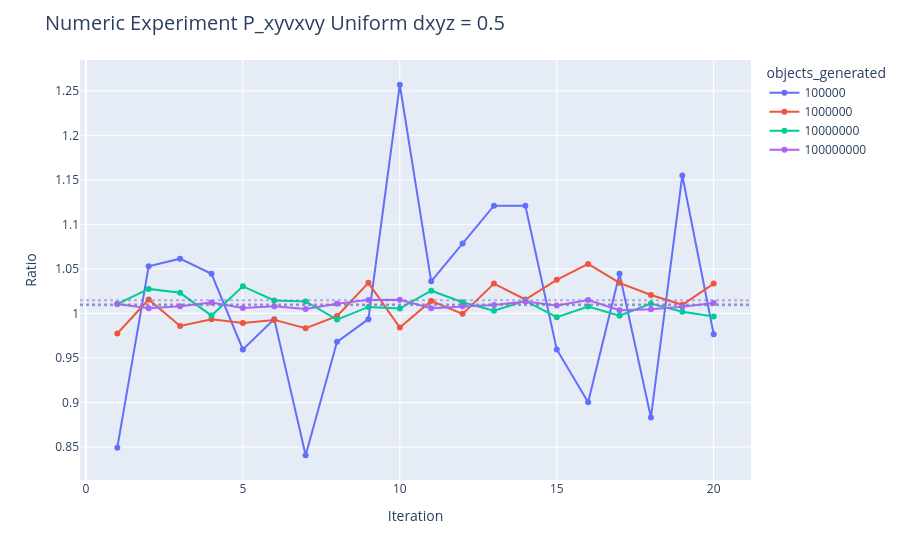

Write notebook code for a chart like this one.
### Code cell
df_uniform = df[df['transformation_type'] == 'uniform_aewM']

# Gráfico base
fig = px.line(
    df_uniform, 
    x=' iteration', 
    y='ratio', 
    color='objects_generated', 
    markers=True
)

# Obtener los colores del gráfico
color_map = {}
for trace in fig.data:
    # A veces trace.name no es exactamente igual al valor de la columna, por eso lo forzamos a string
    color_map[str(trace.name)] = trace.line.color

# Agregar línea horizontal del promedio para cada categoría
for category in df_uniform['objects_generated'].unique():
    color = color_map.get(str(category), 'gray')  # color por defecto si no se encuentra
    avg_value = df_uniform.loc[df_uniform['objects_generated'] == category, 'ratio'].mean()

    fig.add_hline(
        y=avg_value,
        line=dict(color=color, width=2, dash='dot'),
        opacity=0.5
    )

# Ajustes visuales
fig.update_layout(
    title=dict(text="Numeric Experiment P_xyvxvy Uniform dxyz = 0.5", font=dict(size=20)),
    yaxis_title="Ratio",
    xaxis_title="Iteration",
    showlegend=True
)

fig.show()

### Figure 1 — Plotly figure (JSON) as saved in the notebook; plotly's stock layout.template omitted (floating-point values rounded to 4 significant figures)
{"data": [{"hovertemplate": "objects_generated=100000<br> iteration=%{x}<br>ratio=%{y}<extra></extra>", "legendgroup": "100000", "line": {"color": "#636efa", "dash": "solid"}, "marker": {"symbol": "circle"}, "mode": "lines+markers", "name": "100000", "orientation": "v", "showlegend": true, "type": "scatter", "x": [1.0, 2.0, 3.0, 4.0, 5.0, 6.0, 7.0, 8.0, 9.0, 10.0, 11.0, 12.0, 13.0, 14.0, 15.0, 16.0, 17.0, 18.0, 19.0, 20.0], "xaxis": "x", "y": [0.8492, 1.053, 1.061, 1.045, 0.9596, 0.9936, 0.8407, 0.9681, 0.9936, 1.257, 1.036, 1.078, 1.121, 1.121, 0.9596, 0.9001, 1.045, 0.8832, 1.155, 0.9766], "yaxis": "y"}, {"hovertemplate": "objects_generated=1000000<br> iteration=%{x}<br>ratio=%{y}<extra></extra>", "legendgroup": "1000000", "line": {"color": "#EF553B", "dash": "solid"}, "marker": {"symbol": "circle"}, "mode": "lines+markers", "name": "1000000", "orientation": "v", "showlegend": true, "type": "scatter", "x": [1.0, 2.0, 3.0, 4.0, 5.0, 6.0, 7.0, 8.0, 9.0, 10.0, 11.0, 12.0, 13.0, 14.0, 15.0, 16.0, 17.0, 18.0, 19.0, 20.0], "xaxis": "x", "y": [0.9774, 1.016, 0.9859, 0.9936, 0.9893, 0.9927, 0.9834, 0.997, 1.034, 0.9842, 1.014, 0.9995, 1.033, 1.016, 1.038, 1.056, 1.034, 1.021, 1.01, 1.033], "yaxis": "y"}, {"hovertemplate": "objects_generated=10000000<br> iteration=%{x}<br>ratio=%{y}<extra></extra>", "legendgroup": "10000000", "line": {"color": "#00cc96", "dash": "solid"}, "marker": {"symbol": "circle"}, "mode": "lines+markers", "name": "10000000", "orientation": "v", "showlegend": true, "type": "scatter", "x": [1.0, 2.0, 3.0, 4.0, 5.0, 6.0, 7.0, 8.0, 9.0, 10.0, 11.0, 12.0, 13.0, 14.0, 15.0, 16.0, 17.0, 18.0, 19.0, 20.0], "xaxis": "x", "y": [1.011, 1.028, 1.023, 0.9976, 1.03, 1.015, 1.013, 0.9931, 1.007, 1.005, 1.025, 1.012, 1.003, 1.014, 0.9957, 1.008, 0.9974, 1.011, 1.002, 0.9964], "yaxis": "y"}, {"hovertemplate": "objects_generated=100000000<br> iteration=%{x}<br>ratio=%{y}<extra></extra>", "legendgroup": "100000000", "line": {"color": "#ab63fa", "dash": "solid"}, "marker": {"symbol": "circle"}, "mode": "lines+markers", "name": "100000000", "orientation": "v", "showlegend": true, "type": "scatter", "x": [1.0, 2.0, 3.0, 4.0, 5.0, 6.0, 7.0, 8.0, 9.0, 10.0, 11.0, 12.0, 13.0, 14.0, 15.0, 16.0, 17.0, 18.0, 19.0, 20.0], "xaxis": "x", "y": [1.011, 1.006, 1.008, 1.012, 1.006, 1.008, 1.005, 1.011, 1.015, 1.015, 1.006, 1.008, 1.01, 1.013, 1.009, 1.015, 1.004, 1.005, 1.008, 1.012], "yaxis": "y"}], "layout": {"legend": {"title": {"text": "objects_generated"}, "tracegroupgap": 0}, "margin": {"t": 60}, "shapes": [{"line": {"color": "#636efa", "dash": "dot", "width": 2}, "opacity": 0.5, "type": "line", "x0": 0, "x1": 1, "xref": "x domain", "y0": 1.015, "y1": 1.015, "yref": "y"}, {"line": {"color": "#EF553B", "dash": "dot", "width": 2}, "opacity": 0.5, "type": "line", "x0": 0, "x1": 1, "xref": "x domain", "y0": 1.01, "y1": 1.01, "yref": "y"}, {"line": {"color": "#00cc96", "dash": "dot", "width": 2}, "opacity": 0.5, "type": "line", "x0": 0, "x1": 1, "xref": "x domain", "y0": 1.009, "y1": 1.009, "yref": "y"}, {"line": {"color": "#ab63fa", "dash": "dot", "width": 2}, "opacity": 0.5, "type": "line", "x0": 0, "x1": 1, "xref": "x domain", "y0": 1.009, "y1": 1.009, "yref": "y"}], "showlegend": true, "title": {"font": {"size": 20}, "text": "Numeric Experiment P_xyvxvy Uniform dxyz = 0.5"}, "xaxis": {"anchor": "y", "domain": [0, 1], "title": {"text": "Iteration"}}, "yaxis": {"anchor": "x", "domain": [0, 1], "title": {"text": "Ratio"}}}}
